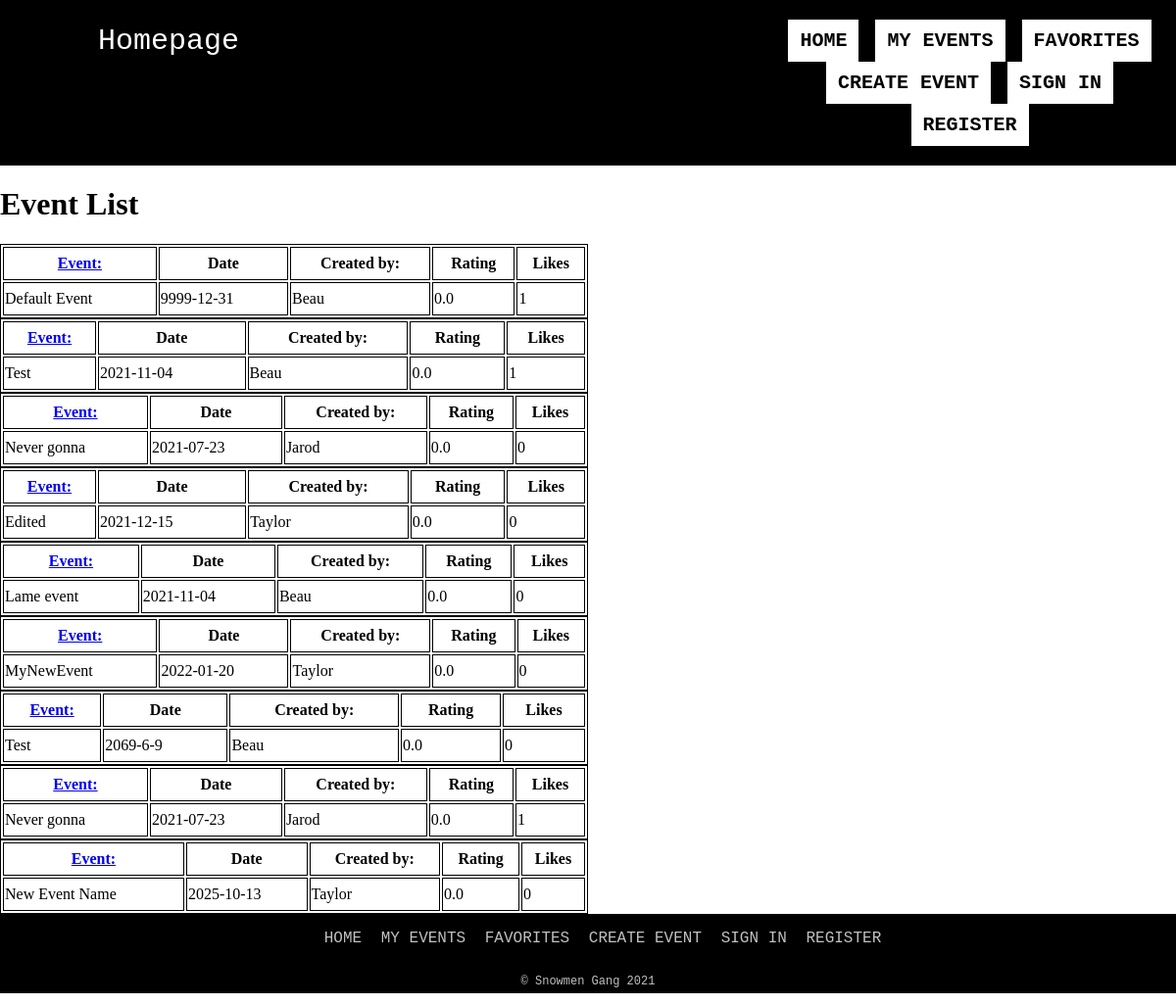
The page /events/list on the database as committed earlier.
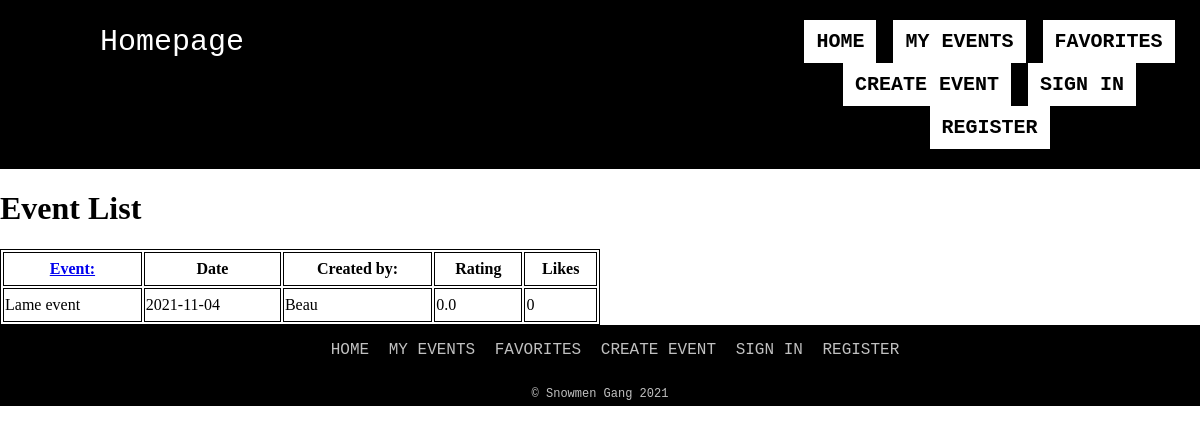
The same page on the database as committed later.
### models.py (models this page shows, shortened)
class Event(db.Model):
    event_id = db.Column("Event_ID", db.Integer, primary_key=True)
    date = db.Column("Date", db.String(10))
    name = db.Column("Name", db.String(75))
    rating = db.Column("Rating", db.Float)
    user = db.Column("User", db.String(50))
    reports = db.Column("Reports", db.Integer)
    desc = db.Column("Description", db.String(500))
    likes = db.Column("Likes", db.Integer)
    filename = db.Column("filename", db.String(150), nullable=False, server_default='default.png')
    user_id = db.Column(db.Integer(), db.ForeignKey("user.User_ID"), nullable=False)
    events_attending = db.relationship("RSVP", backref="event",cascade="all, delete-orphan", lazy=True)
    comments = db.relationship("Comments", backref="event", cascade="all, delete-orphan", lazy=True)

### routes.py (the view)
@app.route('/events/list',methods=['GET'])
def listEvents():
    events = db.session.query(Event).all()
    return render_template('EventList.html',  events=events)

### Templates/EventList.html (shortened to what this page needs)
<!DOCTYPE html>
<html lang="en">
<head>
	<link rel="stylesheet" href="{{ url_for('static', filename='header_footer.css') }}">
	<link rel="stylesheet" href="{{ url_for('static', filename='EventInfo.css') }}">
</head>
<body>
	<div class="wrapper">
		<header>
			<div class="topnav">
				<a href="#" class="page-title">Homepage</a>
				<nav class="nav-ul">
					<ul class="nav-ul-center">
						<li><a href="{{url_for('index') }}">Home</a></li>
						<li><a href="{{url_for('my_events') }}">My Events</a></li>
						<li><a href="{{url_for('favorite_events') }}">Favorites</a></li>
						<li><a href="{{url_for('new_event') }}" >Create Event</a></li>
						{% if user%}
						<li>
							<a href = "{{url_for('logout') }}">Logout</a>
						</li>
						{%else%}
						<li><a href = "{{url_for('login') }}">Sign in</a></li>
						<li><a href = "{{url_for('register') }}">Register</a></li>
						{% endif%}
					</ul>
				</nav>
			</div>
		</header>
	<main>
		<h1>Event List</h1>
		{% for event in events %}
        <table>
            <tr>
				<th><a href="{{ url_for('get_event', e_id=event.event_id )}}">Event:</a></th>
                <th>Date</th>
                <th>Created by:</th>
                <th>Rating</th>
				<th>Likes</th>
            </tr>
            <tr>
                <td>{{ event.name }}</td>
                <td>{{ event.date }}</td>
                <td>{{ event.user}}</td>
                <td>{{ event.rating}}</td>
				<td>{{ event.likes}}</td>
            </tr>
        </table>
		{% endfor %}
	</main>
	<footer>
		<div class="botnav">
			<nav class="nav-ul">
				<ul>
					<li><a href="{{url_for('index') }}">Home</a></li>
					<li><a href="{{url_for('my_events') }}">My Events</a></li>
					<li><a href="{{url_for('favorite_events') }}">Favorites</a></li>
					<li><a href="{{url_for('new_event') }}" >Create Event</a></li>
					{% if user%}
						<li>
							<a href = "{{url_for('logout') }}">Logout</a>
						</li>
						{%else%}
						<li><a href = "{{url_for('login') }}">Sign in</a></li>
						<li><a href = "{{url_for('register') }}">Register</a></li>
						{% endif%}
				</ul>
			</nav>
			<p id="copyright">&copy; Snowmen Gang 2021</p>
		</div>
	</footer>
	</div>
</body>
</html>

### Static/header_footer.css (style rules this page uses)
body { margin: 0; }
nav li { display: inline-block; }
nav a { display: block; }
header, footer { font-family: 'Courier New', monospace; background-color: black; color: black; font-size: 20px; width: 100%; margin-left: auto; margin-right: auto; }
.page-title { font-size: 30px; color: white; float: left; margin-left: 100px; padding-top: 25px; text-decoration: none; }
.nav-ul { list-style: none; margin: 0; padding: 0; overflow: hidden; text-transform: uppercase; }
header .nav-ul ul { text-align: center; margin-left: 500px; }
header .nav-ul ul li { list-style: none; display: inline-block; }
header .nav-ul li a { color: black; background-color: white; font-weight: bold; margin-right: 5px; text-decoration: none; padding: 10px 12px; }
footer .nav-ul ul { font-size: 16px; text-align: center; top: 0; }
footer .nav-ul li a { text-decoration: none; padding-right: 10px; color: #C0C0C0; }
#copyright { text-align: center; color: #C0C0C0; font-size: 12px; padding-bottom: 5px; }

### Static/EventInfo.css (style rules this page uses)
table, th, td { border: 1px solid black; height: 30px; }
table { width: 50%; }

Rows that differ between the two databases and show on the page:
removed Event: name "Default Event", date "9999-12-31", user "Beau", rating "0.0", likes "1"
removed Event: name "Test", date "2021-11-04", user "Beau", rating "0.0", likes "1"
removed Event: name "Never gonna", date "2021-07-23", user "Jarod", rating "0.0", likes "0"
removed Event: name "Edited", date "2021-12-15", user "Taylor", rating "0.0", likes "0"
removed Event: name "MyNewEvent", date "2022-01-20", user "Taylor", rating "0.0", likes "0"
removed Event: name "Test", date "2069-6-9", user "Beau", rating "0.0", likes "0"
removed Event: name "Never gonna", date "2021-07-23", user "Jarod", rating "0.0", likes "1"
removed Event: name "New Event Name", date "2025-10-13", user "Taylor", rating "0.0", likes "0"
